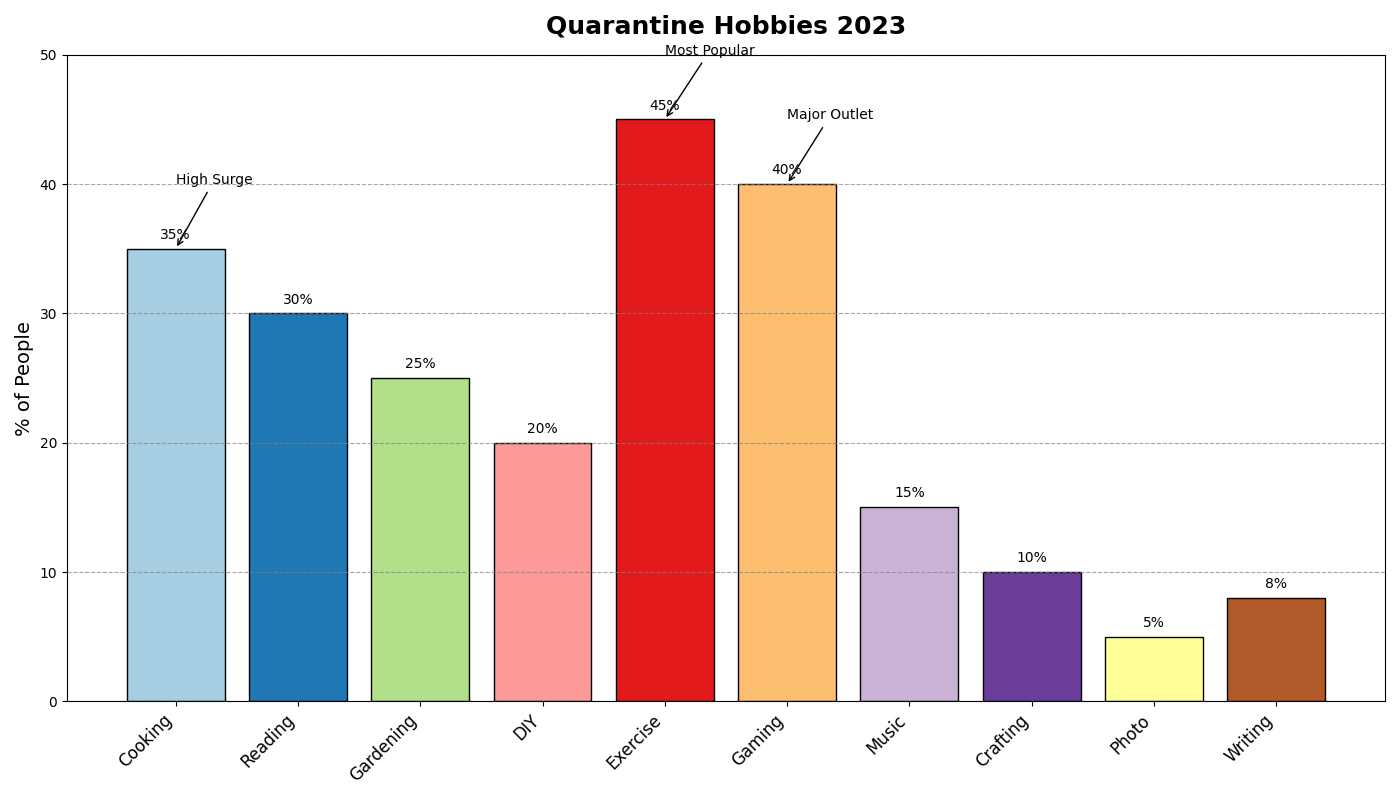

Recreate this plot in Python.
import matplotlib.pyplot as plt
import numpy as np

# Categories and percentages of people picking up hobbies during quarantine
hobbies = [
    "Cooking", 
    "Reading", 
    "Gardening", 
    "DIY", 
    "Exercise", 
    "Gaming", 
    "Music", 
    "Crafting", 
    "Photo", 
    "Writing"
]

percentages = [35, 30, 25, 20, 45, 40, 15, 10, 5, 8]
colors = plt.cm.Paired(np.linspace(0, 1, len(hobbies)))

# Bar chart
fig, ax = plt.subplots(figsize=(14, 8))
bars = ax.bar(hobbies, percentages, color=colors, edgecolor='black')
ax.bar_label(bars, fmt='%.0f%%', padding=5, fontsize=10)

# Simplified title and labels
ax.set_title("Quarantine Hobbies 2023", fontsize=18, fontweight='bold', pad=15)
ax.set_ylabel("% of People", fontsize=14)
ax.set_ylim(0, 50)
ax.set_xticklabels(hobbies, rotation=45, ha='right', fontsize=12)

ax.set_xticks(range(len(hobbies)))
ax.yaxis.grid(True, linestyle='--', color='grey', alpha=0.7)

# Highlight top 3 hobbies
annotations = [
    ("Most Popular", 45),
    ("High Surge", 35),
    ("Major Outlet", 40)
]

for annotation, value in annotations:
    hobby_index = percentages.index(value)
    ax.annotate(annotation, xy=(hobby_index, value), 
                xytext=(hobby_index, value + 5),
                arrowprops=dict(arrowstyle="->", color='black'),
                fontsize=10, color='black')

plt.tight_layout()
plt.show()
